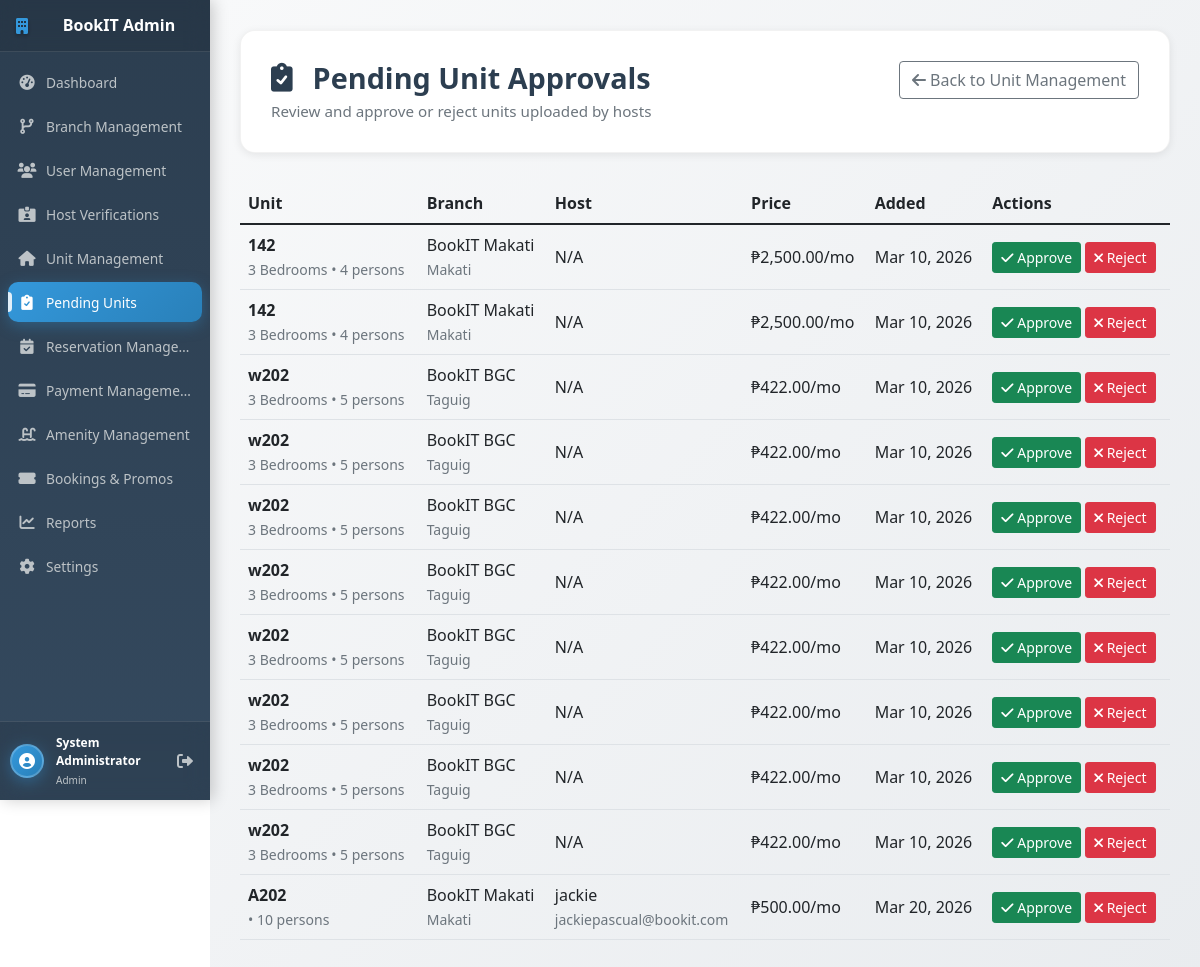
The app's page /admin/pending_units.php (signed in), older data.
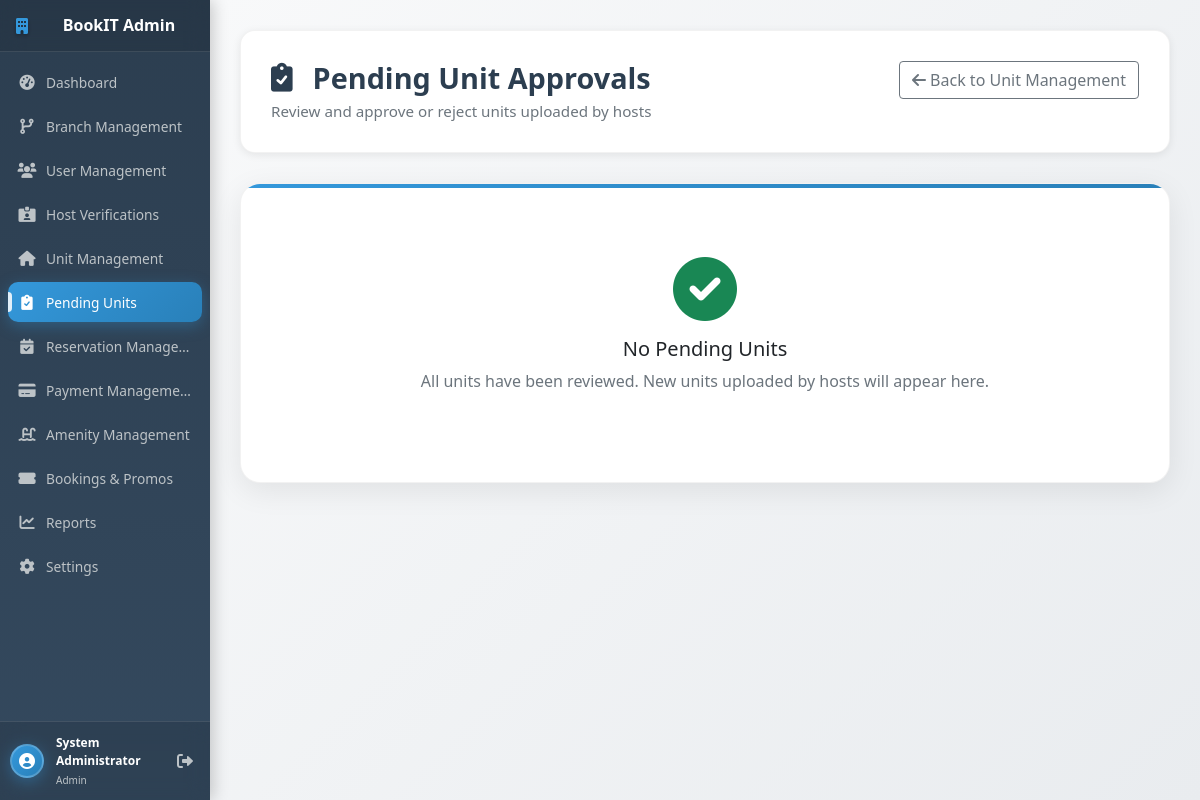
The same page, newer data.
### tables this page shows
CREATE TABLE IF NOT EXISTS `units` (
  `unit_id` int NOT NULL AUTO_INCREMENT,
  `branch_id` int NOT NULL,
  `unit_number` varchar(20) NOT NULL,
  `unit_type` varchar(50) NOT NULL,
  `floor_number` int DEFAULT NULL,
  `monthly_rate` decimal(10,2) NOT NULL,
  `security_deposit` decimal(10,2) DEFAULT '0.00',
  `is_available` tinyint(1) DEFAULT '1',
  `description` text,
  `building_name` varchar(255) DEFAULT NULL,
  `street_address` varchar(255) DEFAULT NULL,
  `city` varchar(100) DEFAULT NULL,
  `address_hash` varchar(64) DEFAULT NULL,
  `latitude` decimal(10,8) DEFAULT NULL,
  `longitude` decimal(11,8) DEFAULT NULL,
  `max_occupancy` int DEFAULT '2',
  `created_at` timestamp NULL DEFAULT CURRENT_TIMESTAMP,
  `bedrooms` int DEFAULT NULL,
  `host_id` int DEFAULT NULL,
  `unit_name` varchar(255) DEFAULT NULL,
  `instant_booking` tinyint(1) DEFAULT '0',
  `approval_status` enum('pending','approved','rejected') DEFAULT 'pending',
  `rejection_reason` text,
  `sqm` decimal(10,2) DEFAULT NULL,
  `bed_type` varchar(50) DEFAULT NULL,
  `num_beds` int DEFAULT '1',
  `num_bathrooms` int DEFAULT '1',
  `pricing_type` enum('daily','monthly') DEFAULT 'monthly',
  PRIMARY KEY (`unit_id`),
  KEY `branch_id` (`branch_id`)
);

CREATE TABLE IF NOT EXISTS `branches` (
  `branch_id` int NOT NULL AUTO_INCREMENT,
  `branch_name` varchar(100) NOT NULL,
  `address` text NOT NULL,
  `city` varchar(50) NOT NULL,
  `contact_number` varchar(20) DEFAULT NULL,
  `email` varchar(100) DEFAULT NULL,
  `manager_id` int DEFAULT NULL,
  `is_active` tinyint(1) DEFAULT '1',
  `created_at` timestamp NULL DEFAULT CURRENT_TIMESTAMP,
  `latitude` decimal(10,7) DEFAULT NULL,
  `longitude` decimal(10,7) DEFAULT NULL,
  `host_id` int DEFAULT NULL,
  PRIMARY KEY (`branch_id`),
  KEY `manager_id` (`manager_id`),
  KEY `branches_host_id_index` (`host_id`)
);

CREATE TABLE IF NOT EXISTS `users` (
  `user_id` int NOT NULL AUTO_INCREMENT,
  `full_name` varchar(100) NOT NULL,
  `email` varchar(100) NOT NULL,
  `password` varchar(255) NOT NULL,
  `phone` varchar(20) DEFAULT NULL,
  `role` enum('admin','host','renter','manager') DEFAULT 'renter',
  `branch_id` int DEFAULT NULL,
  `is_active` tinyint(1) DEFAULT '1',
  `created_at` timestamp NULL DEFAULT CURRENT_TIMESTAMP,
  `last_login` datetime DEFAULT NULL,
  `updated_at` timestamp NULL DEFAULT CURRENT_TIMESTAMP ON UPDATE CURRENT_TIMESTAMP,
  `address` text,
  `profile_picture` varchar(255) DEFAULT NULL,
  `login_method` varchar(20) DEFAULT 'email',
  `reset_token` varchar(255) DEFAULT NULL,
  `token_expiry` datetime DEFAULT NULL,
  `verification_status` enum('none','pending','verified','rejected') DEFAULT 'none',
  PRIMARY KEY (`user_id`),
  UNIQUE KEY `email` (`email`)
);

### config/db.php (called while the page is built, shortened)
<?php
$conn = new mysqli(DB_HOST, DB_USER, DB_PASS, DB_NAME);
if (!function_exists('get_multiple_results')) {
    function get_multiple_results($sql, $params = []) {
        global $conn;
        $stmt = $conn->prepare($sql);
        if (!$stmt->execute()) {
            error_log("Execute failed: " . $stmt->error);
            $stmt->close();
            return [];
        }
        $result = $stmt->get_result();
        $results = [];
        if ($result) {
            while ($row = $result->fetch_assoc()) {
                $results[] = $row;
            }
        }
        return $results;
    }
}
if (!function_exists('column_exists')) {
    function column_exists($table, $column) {
        global $conn;
        $tableEsc = $conn->real_escape_string($table);
        $colEsc = $conn->real_escape_string($column);
        $sql = "SHOW COLUMNS FROM `" . $tableEsc . "` LIKE '" . $colEsc . "'";
        $res = $conn->query($sql);
        $exists = ($res->num_rows > 0);
        return $exists;
    }
}
?>

### admin/pending_units.php (the view, shortened to what the changed rows need)
<?php
include_once '../config/db.php';
$pending_units = [];
try {
    if (function_exists('column_exists') && column_exists('units', 'approval_status')) {
        $pending_units = get_multiple_results(
            "SELECT u.*, b.branch_name, b.city,
                    host.full_name as host_name, host.email as host_email
             FROM units u
             LEFT JOIN branches b ON u.branch_id = b.branch_id
             LEFT JOIN users host ON u.host_id = host.user_id
             WHERE u.approval_status = 'pending'
             ORDER BY u.created_at ASC"
        );
    }
} catch (Exception $e) {
    $error = "Database error: " . $e->getMessage();
}
?>
<!DOCTYPE html>
<html lang="en">
<head>
    <link href="https://cdn.jsdelivr.net/npm/bootstrap@5.1.3/dist/css/bootstrap.min.css" rel="stylesheet">
    <link href="https://cdnjs.cloudflare.com/ajax/libs/font-awesome/6.0.0/css/all.min.css" rel="stylesheet">
    <link href="../assets/css/sidebar-common.css" rel="stylesheet">
    <link href="../assets/css/admin/manage_branch.css" rel="stylesheet">
</head>
<body>
<div class="d-flex">
    <main class="main-content flex-grow-1">
        <div class="page-header">
            <div>
                <h1 class="page-title mb-1">
                    <i class="fas fa-clipboard-check me-2"></i>Pending Unit Approvals
                </h1>
            </div>
        </div>
        <?php if (!function_exists('column_exists') || !column_exists('units', 'approval_status')): ?>
            <div class="alert alert-warning">
                <i class="fas fa-info-circle"></i> The approval workflow is not installed. Run migration <code>006_add_unit_approval_workflow.sql</code> first.
            </div>
        <?php elseif (empty($pending_units)): ?>
            <div class="card">
                <div class="card-body text-center py-5">
                    <i class="fas fa-check-circle text-success fa-4x mb-3"></i>
                    <h5>No Pending Units</h5>
                    <p class="text-muted">All units have been reviewed. New units uploaded by hosts will appear here.</p>
                </div>
            </div>
        <?php else: ?>
            <div class="table-responsive">
                <table class="table table-hover align-middle">
                    <thead>
                        <tr>
                            <th>Unit</th>
                            <th>Branch</th>
                            <th>Host</th>
                            <th>Price</th>
                            <th>Added</th>
                            <th>Actions</th>
                        </tr>
                    </thead>
                    <tbody>
                        <?php foreach ($pending_units as $u): ?>
                        <tr>
                            <td>
                                <strong><?= htmlspecialchars($u['unit_name'] ?? $u['unit_number'] ?? 'Unit #' . $u['unit_id']) ?></strong>
                                <br><small class="text-muted"><?= htmlspecialchars($u['unit_type'] ?? 'N/A') ?> • <?= (int)($u['max_occupancy'] ?? 0) ?> persons</small>
                            </td>
                            <td><?= htmlspecialchars($u['branch_name'] ?? 'N/A') ?><br><small class="text-muted"><?= htmlspecialchars($u['city'] ?? '') ?></small></td>
                            <td><?= htmlspecialchars($u['host_name'] ?? 'N/A') ?><br><small class="text-muted"><?= htmlspecialchars($u['host_email'] ?? '') ?></small></td>
                            <td>₱<?= number_format($u['monthly_rate'] ?? $u['price'] ?? 0, 2) ?>/mo</td>
                            <td><?= date('M d, Y', strtotime($u['created_at'] ?? 'now')) ?></td>
                            <td>
                                <form method="POST" class="d-inline" onsubmit="return confirm('Approve this unit? It will become visible to renters.');">
                                    <button type="submit" name="approve_unit" class="btn btn-success btn-sm">
                                        <i class="fas fa-check"></i> Approve
                                    </button>
                                </form>
                                <button type="button" class="btn btn-danger btn-sm" data-bs-toggle="modal" data-bs-target="#rejectModal<?= (int)$u['unit_id'] ?>">
                                    <i class="fas fa-times"></i> Reject
                                </button>
                            </td>
                        </tr>
                        <?php endforeach; ?>
                    </tbody>
                </table>
            </div>
        <?php endif; ?>
    </main>
</div>
</body>
</html>

Row changes from the older to the newer data that the page shows:
no longer on this page (row edited): units: unit_number "142", unit_type "3 Bedrooms", max_occupancy "4", branch.branch_name "BookIT Makati", branch.city "Makati", host_name "N/A", monthly_rate "2,500.00", created_at "Mar 10, 2026"
no longer on this page (row edited): units: unit_number "142", unit_type "3 Bedrooms", max_occupancy "4", branch.branch_name "BookIT Makati", branch.city "Makati", host_name "N/A", monthly_rate "2,500.00", created_at "Mar 10, 2026"
no longer on this page (row edited): units: unit_number "w202", unit_type "3 Bedrooms", max_occupancy "5", branch.branch_name "BookIT BGC", branch.city "Taguig", host_name "N/A", monthly_rate "422.00", created_at "Mar 10, 2026"
no longer on this page (row edited): units: unit_number "w202", unit_type "3 Bedrooms", max_occupancy "5", branch.branch_name "BookIT BGC", branch.city "Taguig", host_name "N/A", monthly_rate "422.00", created_at "Mar 10, 2026"
no longer on this page (row edited): units: unit_number "w202", unit_type "3 Bedrooms", max_occupancy "5", branch.branch_name "BookIT BGC", branch.city "Taguig", host_name "N/A", monthly_rate "422.00", created_at "Mar 10, 2026"
no longer on this page (row edited): units: unit_number "w202", unit_type "3 Bedrooms", max_occupancy "5", branch.branch_name "BookIT BGC", branch.city "Taguig", host_name "N/A", monthly_rate "422.00", created_at "Mar 10, 2026"
no longer on this page (row edited): units: unit_number "w202", unit_type "3 Bedrooms", max_occupancy "5", branch.branch_name "BookIT BGC", branch.city "Taguig", host_name "N/A", monthly_rate "422.00", created_at "Mar 10, 2026"
no longer on this page (row edited): units: unit_number "w202", unit_type "3 Bedrooms", max_occupancy "5", branch.branch_name "BookIT BGC", branch.city "Taguig", host_name "N/A", monthly_rate "422.00", created_at "Mar 10, 2026"
no longer on this page (row edited): units: unit_number "w202", unit_type "3 Bedrooms", max_occupancy "5", branch.branch_name "BookIT BGC", branch.city "Taguig", host_name "N/A", monthly_rate "422.00", created_at "Mar 10, 2026"
no longer on this page (row edited): units: unit_number "w202", unit_type "3 Bedrooms", max_occupancy "5", branch.branch_name "BookIT BGC", branch.city "Taguig", host_name "N/A", monthly_rate "422.00", created_at "Mar 10, 2026"
removed units: unit_name "A202", max_occupancy "10", branch.branch_name "BookIT Makati", branch.city "Makati", users.full_name "jackie", users.email "jackiepascual@bookit.com", monthly_rate "500.00", created_at "Mar 20, 2026"
Text that changed along with them:
text no longer shown: "Unit Branch Host Price Added Actions"
text now shown: "No Pending Units All units have been reviewed. New units uploaded by hosts will appear here."
